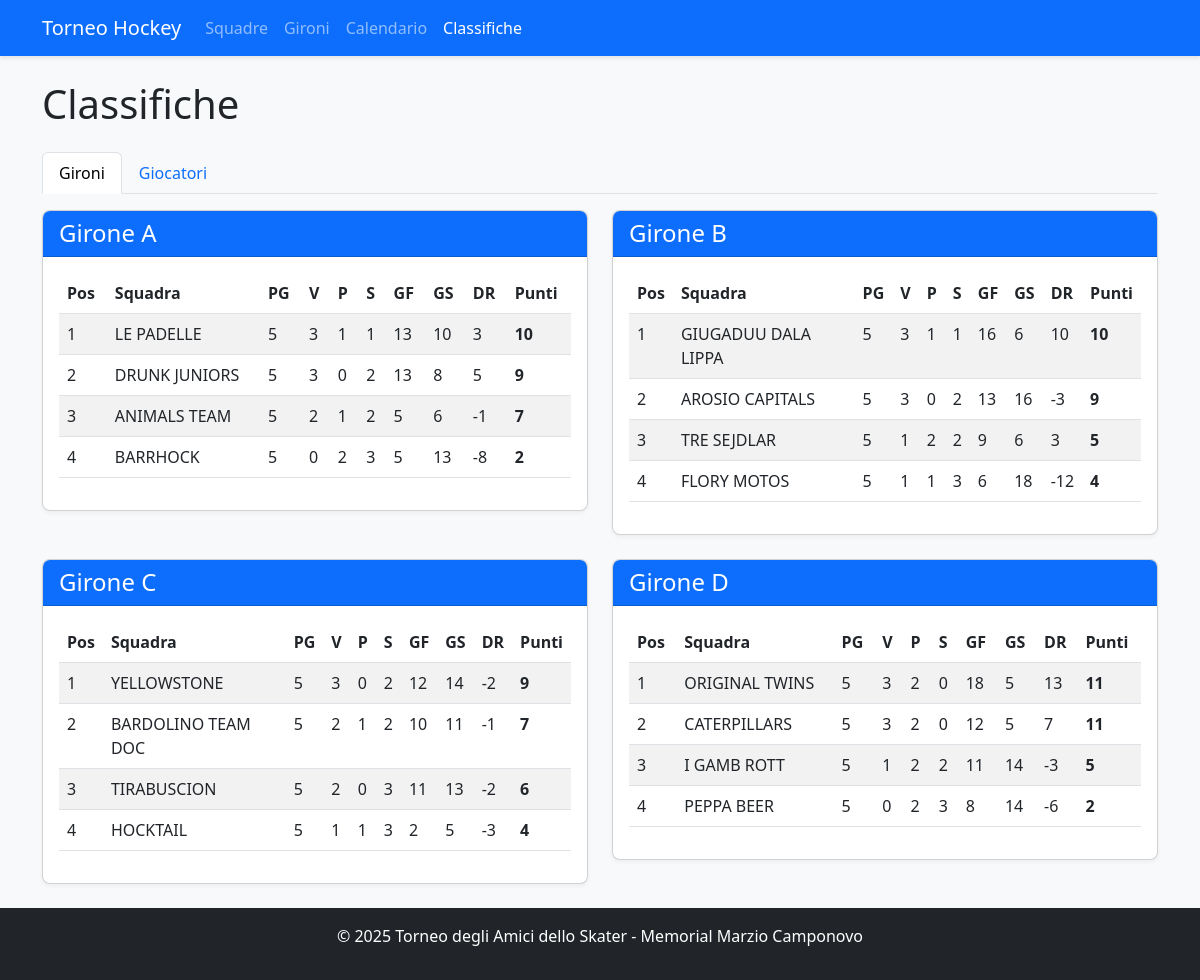
Page /standings on the earlier database version.
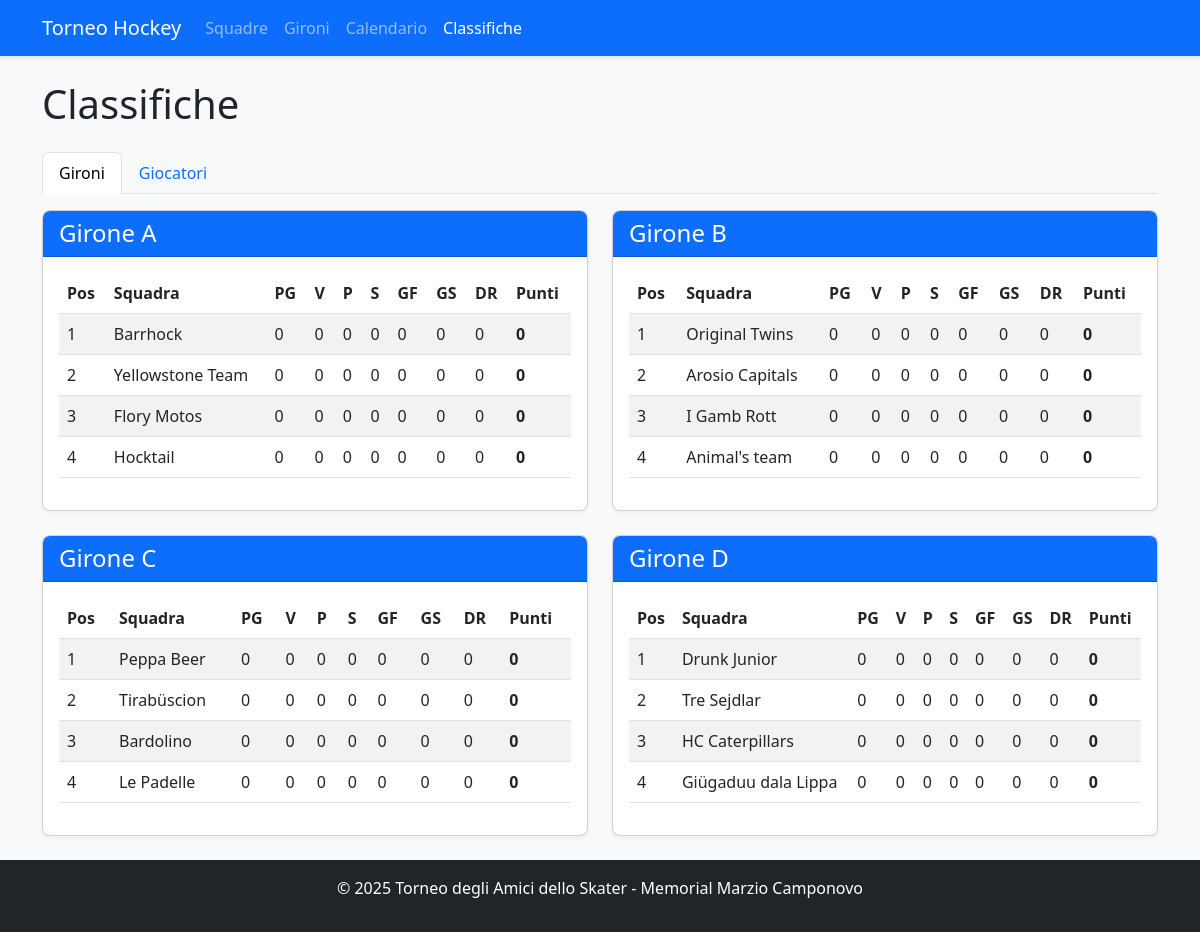
Same page on the later database version.
### app.py (models this page shows, shortened)
class Team(db.Model):
    id = db.Column(db.Integer, primary_key=True)
    name = db.Column(db.String(100), nullable=False, unique=True)
    group = db.Column(db.String(1))  # A, B, C, or D
    players = db.relationship('Player', backref='team', lazy=True)
    matches = db.relationship(
        'Match',
        primaryjoin="or_(Team.id == Match.team1_id, Team.id == Match.team2_id)",
        lazy=True,
        overlaps="team1,team2"
    )
    wins = db.Column(db.Integer, default=0)
    losses = db.Column(db.Integer, default=0)
    draws = db.Column(db.Integer, default=0)
    goals_for = db.Column(db.Integer, default=0)
    goals_against = db.Column(db.Integer, default=0)
    points = db.Column(db.Integer, default=0)
    @property
    def goal_difference(self):
        return self.goals_for - self.goals_against
    @property
    def games_played(self):
        return self.wins + self.losses + self.draws

### app.py (the view, shortened to what this page needs)
@app.route('/standings')
def standings():
    group_standings = {}
    for group in ['A', 'B', 'C', 'D']:
        teams = Team.query.filter_by(group=group).order_by(
            Team.points.desc(),
            (Team.goals_for - Team.goals_against).desc(),
            Team.goals_for.desc()
        ).all()
        group_standings[group] = teams
    try:
        if db.inspect(db.engine).has_table('player_match_stats'):
            from sqlalchemy import func
            top_scorers_query = db.session.query(
                Player,
                func.sum(PlayerMatchStats.goals).label('total_goals')
            ).join(PlayerMatchStats).group_by(Player.id).having(
                func.sum(PlayerMatchStats.goals) > 0
            ).order_by(func.sum(PlayerMatchStats.goals).desc()).limit(10)
            top_scorers = []
            for player, total_goals in top_scorers_query:
                player.display_goals = total_goals
                top_scorers.append(player)
            top_assists_query = db.session.query(
                Player,
                func.sum(PlayerMatchStats.assists).label('total_assists')
            ).join(PlayerMatchStats).group_by(Player.id).having(
                func.sum(PlayerMatchStats.assists) > 0
            ).order_by(func.sum(PlayerMatchStats.assists).desc()).limit(10)
            top_assists = []
            for player, total_assists in top_assists_query:
                player.display_assists = total_assists
                top_assists.append(player)
            most_penalties_query = db.session.query(
                Player,
                func.sum(PlayerMatchStats.penalties).label('total_penalties')
            ).join(PlayerMatchStats).group_by(Player.id).having(
                func.sum(PlayerMatchStats.penalties) > 0
            ).order_by(func.sum(PlayerMatchStats.penalties).desc()).limit(10)
            most_penalties = []
            for player, total_penalties in most_penalties_query:
                player.display_penalties = total_penalties
                most_penalties.append(player)
    except Exception as e:
        print(f"Errore nelle statistiche: {e}")
        top_scorers = []
        top_assists = []
        most_penalties = []
    return render_template('standings.html',
                          group_standings=group_standings,
                          top_scorers=top_scorers,
                          top_assists=top_assists,
                          most_penalties=most_penalties)

### app.py (called while the page is built)
@app.context_processor
def inject_tournament_dates():
    try:
        formatted_dates = format_tournament_dates()
        return {'tournament_dates': formatted_dates}
    except Exception as e:
        current_year = datetime.now().year
        return {
            'tournament_dates': {
                'qualification_day1': {
                    'date': datetime(current_year, 7, 13).date(),
                    'formatted': f'13/07/{current_year}',
                    'day_name_it': 'Sabato'
                },
                'qualification_day2': {
                    'date': datetime(current_year, 7, 14).date(),
                    'formatted': f'14/07/{current_year}',
                    'day_name_it': 'Domenica'
                }
            }
        }

### templates/standings.html (shortened to what the changed rows need)
<!DOCTYPE html>
<html lang="it">
<head>
    <link rel="stylesheet" href="https://cdn.jsdelivr.net/npm/bootstrap@5.3.0/dist/css/bootstrap.min.css">
    <link rel="stylesheet" href="{{ url_for('static', filename='style.css') }}">
</head>
<body class="d-flex flex-column min-vh-100">
    <div class="container mt-4">
        <h1>Classifiche</h1>
        <div class="tab-content mt-3" id="myTabContent">
            <div class="tab-pane fade show active" id="groups" role="tabpanel">
                <div class="row">
                    {% for group, teams in group_standings.items() %}
                        <div class="col-md-6 mb-4">
                            <div class="card">
                                <div class="card-header bg-primary text-white">
                                    <h4 class="mb-0">Girone {{ group }}</h4>
                                </div>
                                <div class="card-body">
                                    <div class="table-responsive">
                                        <table class="table table-striped">
                                            <thead>
                                                <tr>
                                                    <th>Pos</th>
                                                    <th>Squadra</th>
                                                    <th>PG</th>
                                                    <th>V</th>
                                                    <th>P</th>
                                                    <th>S</th>
                                                    <th>GF</th>
                                                    <th>GS</th>
                                                    <th>DR</th>
                                                    <th>Punti</th>
                                                </tr>
                                            </thead>
                                            <tbody>
                                                {% for team in teams %}
                                                    <tr>
                                                        <td>{{ loop.index }}</td>
                                                        <td>{{ team.name }}</td>
                                                        <td>{{ team.games_played }}</td>
                                                        <td>{{ team.wins }}</td>
                                                        <td>{{ team.draws }}</td>
                                                        <td>{{ team.losses }}</td>
                                                        <td>{{ team.goals_for }}</td>
                                                        <td>{{ team.goals_against }}</td>
                                                        <td>{{ team.goal_difference }}</td>
                                                        <td><strong>{{ team.points }}</strong></td>
                                                    </tr>
                                                {% endfor %}
                                            </tbody>
                                        </table>
                                    </div>
                                </div>
                            </div>
                        </div>
                    {% endfor %}
                </div>
            </div>
        </div>
    </div>
</body>
</html>

Differences in the rows shown:
changed Team: name "DRUNK JUNIORS" → "Barrhock"; games_played "5" → "0"; wins "3" → "0"; losses "2" → "0"; goals_for "13" → "0"; goals_against "8" → "0"; goal_difference "5" → "0"; points "9" → "0"; moves up the list
changed Team: name "LE PADELLE" → "Yellowstone Team"; games_played "5" → "0"; wins "3" → "0"; draws "1" → "0"; losses "1" → "0"; goals_for "13" → "0"; goals_against "10" → "0"; goal_difference "3" → "0"; points "10" → "0"
changed Team: name "ANIMALS TEAM" → "Flory Motos"; games_played "5" → "0"; wins "2" → "0"; draws "1" → "0"; losses "2" → "0"; goals_for "5" → "0"; goals_against "6" → "0"; goal_difference "-1" → "0"; points "7" → "0"
changed Team: name "BARRHOCK" → "Hocktail"; games_played "5" → "0"; draws "2" → "0"; losses "3" → "0"; goals_for "5" → "0"; goals_against "13" → "0"; goal_difference "-8" → "0"; points "2" → "0"
changed Team: name "AROSIO CAPITALS" → "Original Twins"; games_played "5" → "0"; wins "3" → "0"; losses "2" → "0"; goals_for "13" → "0"; goals_against "16" → "0"; goal_difference "-3" → "0"; points "9" → "0"
changed Team: name "TRE SEJDLAR" → "Arosio Capitals"; games_played "5" → "0"; wins "1" → "0"; draws "2" → "0"; losses "2" → "0"; goals_for "9" → "0"; goals_against "6" → "0"; goal_difference "3" → "0"; points "5" → "0"
changed Team: name "FLORY MOTOS" → "I Gamb Rott"; games_played "5" → "0"; wins "1" → "0"; draws "1" → "0"; losses "3" → "0"; goals_for "6" → "0"; goals_against "18" → "0"; goal_difference "-12" → "0"; points "4" → "0"
changed Team: name "GIUGADUU DALA LIPPA" → "Animal's team"; games_played "5" → "0"; wins "3" → "0"; draws "1" → "0"; losses "1" → "0"; goals_for "16" → "0"; goals_against "6" → "0"; goal_difference "10" → "0"; points "10" → "0"; moves down the list
changed Team: name "YELLOWSTONE" → "Peppa Beer"; games_played "5" → "0"; wins "3" → "0"; losses "2" → "0"; goals_for "12" → "0"; goals_against "14" → "0"; goal_difference "-2" → "0"; points "9" → "0"
changed Team: name "BARDOLINO TEAM DOC" → "Tirabüscion"; games_played "5" → "0"; wins "2" → "0"; draws "1" → "0"; losses "2" → "0"; goals_for "10" → "0"; goals_against "11" → "0"; goal_difference "-1" → "0"; points "7" → "0"
changed Team: name "TIRABUSCION" → "Bardolino"; games_played "5" → "0"; wins "2" → "0"; losses "3" → "0"; goals_for "11" → "0"; goals_against "13" → "0"; goal_difference "-2" → "0"; points "6" → "0"
changed Team: name "HOCKTAIL" → "Le Padelle"; games_played "5" → "0"; wins "1" → "0"; draws "1" → "0"; losses "3" → "0"; goals_for "2" → "0"; goals_against "5" → "0"; goal_difference "-3" → "0"; points "4" → "0"
changed Team: name "CATERPILLARS" → "Drunk Junior"; games_played "5" → "0"; wins "3" → "0"; draws "2" → "0"; goals_for "12" → "0"; goals_against "5" → "0"; goal_difference "7" → "0"; points "11" → "0"
changed Team: name "I GAMB ROTT" → "Tre Sejdlar"; games_played "5" → "0"; wins "1" → "0"; draws "2" → "0"; losses "2" → "0"; goals_for "11" → "0"; goals_against "14" → "0"; goal_difference "-3" → "0"; points "5" → "0"
changed Team: name "PEPPA BEER" → "HC Caterpillars"; games_played "5" → "0"; draws "2" → "0"; losses "3" → "0"; goals_for "8" → "0"; goals_against "14" → "0"; goal_difference "-6" → "0"; points "2" → "0"
changed Team: name "ORIGINAL TWINS" → "Giügaduu dala Lippa"; games_played "5" → "0"; wins "3" → "0"; draws "2" → "0"; goals_for "18" → "0"; goals_against "5" → "0"; goal_difference "13" → "0"; points "11" → "0"; moves down the list
